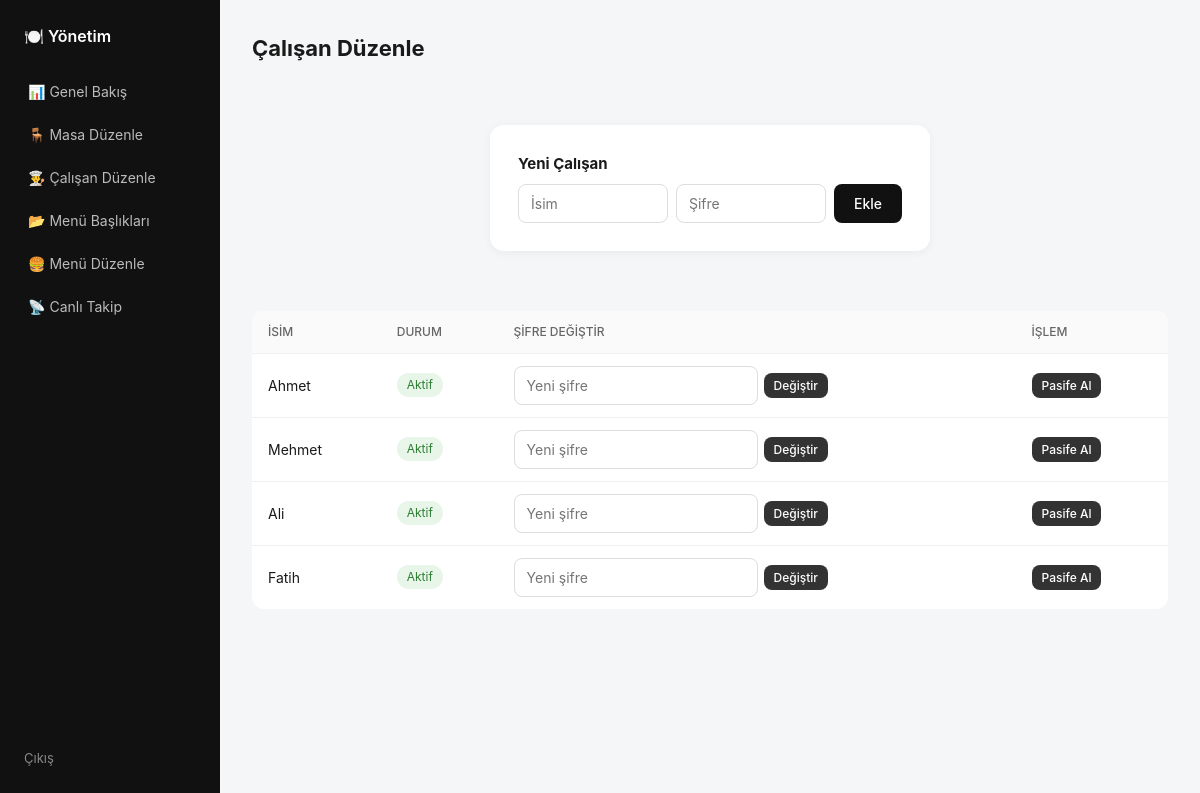
The app's page /admin/staff (signed in) with its own data.
### models/models.py (models this page shows, shortened)
class Staff(db.Model):
    __tablename__ = "staff"
    id = db.Column(db.Integer, primary_key=True)
    restaurant_id = db.Column(db.Integer, db.ForeignKey("restaurants.id"), nullable=False)
    name = db.Column(db.String(100), nullable=False)
    role = db.Column(db.String(20), default="waiter")  # waiter / admin
    password_hash = db.Column(db.String(255), nullable=False)
    is_active = db.Column(db.Boolean, default=True)
    created_at = db.Column(db.DateTime, default=datetime.utcnow)

### routes/admin_routes.py (the view, shortened to what this page needs)
@admin_bp.route("/staff", methods=["GET", "POST"])
@admin_required
def staff():
    rid = session["restaurant_id"]
    all_staff = Staff.query.filter_by(restaurant_id=rid).all()
    return render_template("admin/staff.html", staff=all_staff)

### utils/auth.py (called while the page is built)
def admin_required(f):
    @wraps(f)
    def wrapper(*args, **kwargs):
        if session.get("role") != "admin":
            flash("Yönetici girişi gerekli.", "error")
            return redirect(url_for("admin.login"))
        return f(*args, **kwargs)
    return wrapper

### templates/admin/staff.html
{% extends "base.html" %}
{% block body %}
<div class="app-layout">
  {% include 'admin/_sidebar.html' %}
  <main class="content">
    <h1>Çalışan Düzenle</h1>
    <div class="card">
      <h3>Yeni Çalışan</h3>
      <form method="POST" class="inline-form">
        <input type="text" name="name" placeholder="İsim" required>
        <input type="password" name="password" placeholder="Şifre" required>
        <button class="btn-primary">Ekle</button>
      </form>
    </div>
    <table class="data-table">
      <thead><tr><th>İsim</th><th>Durum</th><th>Şifre Değiştir</th><th>İşlem</th></tr></thead>
      <tbody>
      {% for s in staff %}
        <tr>
          <td>{{ s.name }}</td>
          <td>{% if s.is_active %}<span class="badge free">Aktif</span>{% else %}<span class="badge busy">Pasif</span>{% endif %}</td>
          <td>
            <form method="POST" action="{{ url_for('admin.update_staff_password', sid=s.id) }}" class="inline">
              <input type="password" name="password" placeholder="Yeni şifre">
              <button class="btn-mini">Değiştir</button>
            </form>
          </td>
          <td>
            <form method="POST" action="{{ url_for('admin.delete_staff', sid=s.id) }}" onsubmit="return confirm('Pasife alınsın mı?')">
              <button class="btn-danger btn-mini">Pasife Al</button>
            </form>
          </td>
        </tr>
      {% endfor %}
      </tbody>
    </table>
  </main>
</div>
{% endblock %}

### static/css/style.css (style rules this page uses)
* { box-sizing: border-box; margin: 0; padding: 0; }
body { font-family: -apple-system, BlinkMacSystemFont, "Segoe UI", Roboto, sans-serif; background: #f5f6f8; color: #1a1a1a; line-height: 1.5; }
.card { background: #fff; border-radius: 14px; padding: 28px; box-shadow: 0 2px 10px rgba(0,0,0,.05); max-width: 440px; margin: 60px auto; }
h1 { font-size: 22px; margin-bottom: 8px; }
h3 { font-size: 15px; margin-bottom: 8px; }
input, select, textarea { width: 100%; padding: 10px 12px; border: 1px solid #ddd; border-radius: 8px; font-size: 14px; font-family: inherit; outline: none; }
.btn-primary, .btn-secondary, .btn-danger, .btn-mini, .btn-add, .btn-remove { border: none; border-radius: 8px; cursor: pointer; font-family: inherit; font-weight: 500; }
.btn-primary { background: #111; color: #fff; padding: 11px 20px; margin-top: 18px; width: 100%; font-size: 14px; }
.btn-danger { background: #e53935; color: #fff; padding: 8px 14px; font-size: 12px; }
.btn-mini { background: #333; color: #fff; padding: 5px 10px; font-size: 12px; }
.app-layout { display: flex; min-height: 100vh; }
.content { flex: 1; padding: 32px; max-width: 1200px; }
.data-table { width: 100%; border-collapse: collapse; background: #fff; border-radius: 12px; overflow: hidden; margin: 12px 0; }
.data-table th, .data-table td { text-align: left; padding: 12px 16px; font-size: 14px; border-bottom: 1px solid #f0f0f0; }
.data-table th { background: #fafafa; color: #666; font-weight: 500; font-size: 12px; text-transform: uppercase; }
.data-table tr:last-child td { border-bottom: none; }
.inline-form { display: flex; gap: 8px; flex-wrap: wrap; }
.inline-form input, .inline-form select { width: auto; flex: 1; min-width: 120px; }
.inline-form .btn-primary { width: auto; margin-top: 0; }
.inline { display: inline-flex; gap: 6px; align-items: center; }
.badge { display: inline-block; padding: 3px 10px; border-radius: 12px; font-size: 12px; }
.badge.free { background: #e8f5e9; color: #2e7d32; }

### records on screen
Staff: name "Ahmet", is_active "Aktif"
Staff: name "Mehmet", is_active "Aktif"
Staff: name "Ali", is_active "Aktif"
Staff: name "Fatih", is_active "Aktif"
